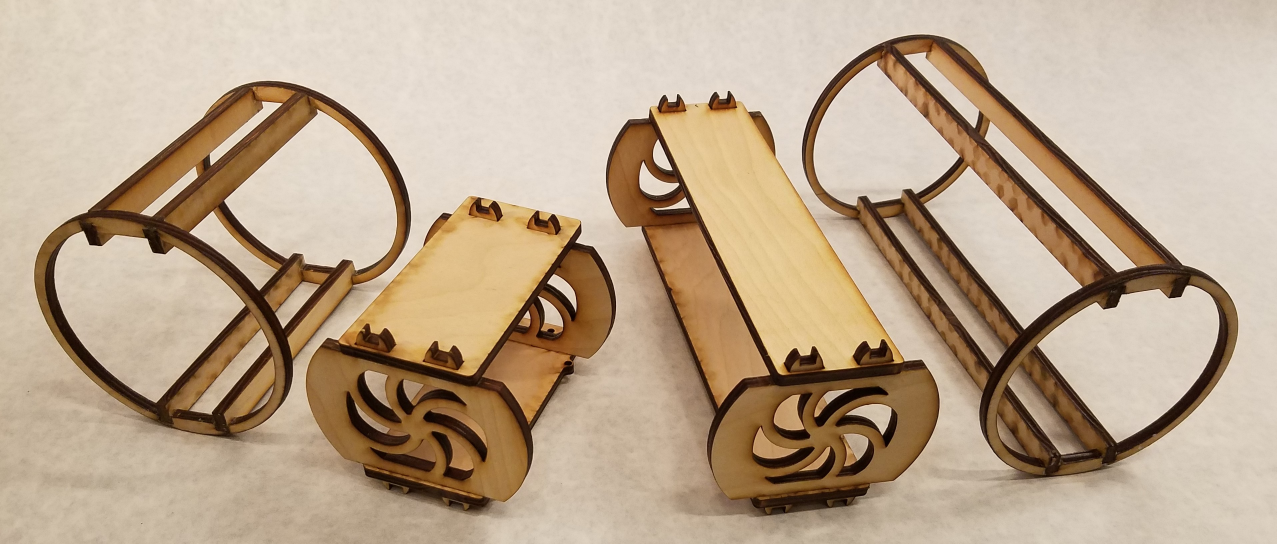
//> input picture images/01_Boards and Carriages.jpg, 3831 x 1631 px, given in place of the camera (shown at 1/3 size)
$ ./motion   (built with g++ and OpenCV 4)
//> lines starting //> are read from the running program, lines starting //| are printed output that depends on the picture; after the words box and inside, x2 and y2 are one past the last pixel; in counts of white or black regions, pixels touching at a corner belong together
#include "opencv2/highgui/highgui.hpp"
#include "opencv2/imgproc/imgproc.hpp"
#include "opencv2/imgcodecs.hpp"

#include <iostream>
#include <stdio.h>
#include <stdlib.h>
#include <typeinfo>
#include <math.h>
#include <cmath>

#include <fstream>

using namespace cv;

class Block //holds all the occupancy grid blocks
{

	public:
	bool occupied;
	Point position, diag_pos;
	int block_width;
	Point distance_range, angle_range; //actually, these are tuples. I'm just lazy in my implementation


	void initiate(int, int, int, int);
	void draw_square(Mat);
	void change_occupancy();
};

void Block::initiate(int posx, int posy, int ang, int d){
	occupied = false;
	block_width = 35;
	position = Point(posx, posy);
	diag_pos = Point(posx + block_width, posy + block_width);
	distance_range = Point(d, d+5); //Here we define ranges
	angle_range = Point(ang, ang+8); //Make note that we keep all these consistent throughout script
}

void Block::draw_square(Mat image){
	int line;
	if (occupied){
		line = -1;
	}
	else{
		line = 1;
	}
	rectangle(image, position, diag_pos, Scalar(0,244,244), line, 8, 0); //If occupied, we draw a filled in square
}

void Block::change_occupancy(){
	occupied = true;
}

//Useful range checking for later
// [8 lines left out: function range_check, not called in this run]


int main(int argc, char** argv){

	int c, key, total_max;
	//Creates matrices available for filling later
	Mat src, gray, sobel, gaussian, canny_output, eroded, overlay_color, overlay;
	Mat contours_output, eroded_raw;
	Mat previous, occupancy_grid_border;

	Mat color_img;

	//Pulls in calibration constants and assigns to variables
	std::fstream calibration_data("exp_reg.txt", std::ios_base::in);
	float A, r;

	calibration_data >> A >> r;

/*	//Scaled test video-- start at 20cm, then go up by increments of 10cm
	VideoCapture cv_cap("media/scaled_t1.webm");
	cv_cap.open("media/scaled_t1.webm");
*/

/*	//Test video of underwater footage
	VideoCapture cv_cap("media/underwater1.webm"); //previous video
	cv_cap.open("media/underwater1.webm");
*/

	//Opens USB webcam
	VideoCapture cv_cap(1);
	cv_cap.open(1);

	//We force dimensions of 640*480 for easier data processing
	cv_cap.set(CV_CAP_PROP_FRAME_WIDTH, 640);
	cv_cap.set(CV_CAP_PROP_FRAME_HEIGHT, 480);

	//Creates windows for display later
	namedWindow("original", WINDOW_NORMAL);
	namedWindow("drawing", WINDOW_NORMAL);
	namedWindow("occupancy_grid", WINDOW_NORMAL);

	//Used for dialation later
	Mat element = getStructuringElement(MORPH_CROSS, Size(5, 5), Point(2, 2));

 	int border = 20;
	bool start = true;

	for(;;) {
		color_img = cv_cap.grab();

		//Only run script if we have video
		if (cv_cap.read(color_img)){
//> color_img is the input picture: 1631 rows x 3831 cols, CV_8UC3; mean B, G, R 141.7, 166.1, 187.5
			src = color_img;

			//Changing color image to gray
			cvtColor(src, gray, CV_BGR2GRAY);
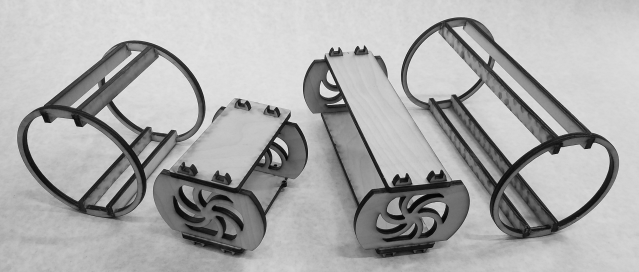
//> gray: 1631 rows x 3831 cols, CV_8UC1 (shown at 1/6 size); min 1, max 252, mean 169.7

			if (start){
				printf("Initialize\n");
				previous = gray;
				start = false;
			}

			//Sobel filter for horizontal lines, then canny to detect edges
			Sobel(gray, sobel, -1, 0, 1, 3, 1);
			GaussianBlur(sobel, gaussian, Size(5,5), 2, 2);
			Canny(gaussian, canny_output, 40, 350, 3);
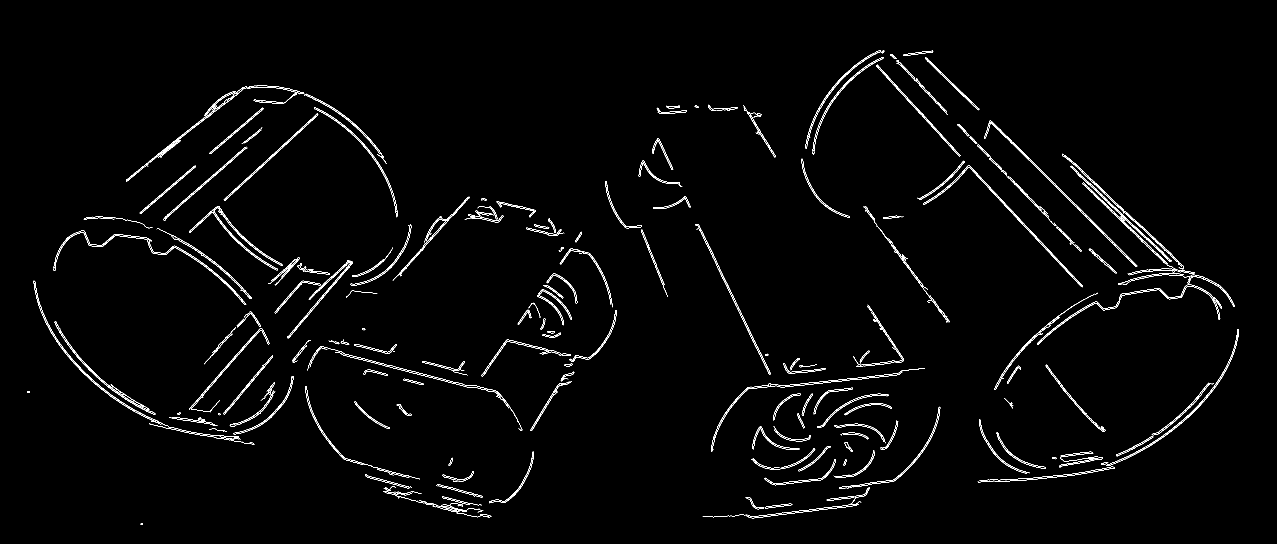
//> canny_output: 1631 rows x 3831 cols, CV_8UC1 (shown at 1/3 size); 1.3% white in thin lines or dots, all inside (x1, y1, x2, y2) = (82, 151, 3717, 1575)

			//Creating Mat to fill in lines later
			Mat drawing = Mat::zeros( canny_output.size(), CV_8UC3 );

			//Allows us to scale code to image width
			Size image_size = canny_output.size();

			//drawing stuff in occupancy grid
			Mat occupancy_grid = Mat::zeros(530, 1060, CV_8UC3 );

			std::vector<Block> grid_blocks;
			for (int x = 0; x < 30; x++){
				for (int y = 0; y < 15; y++){
					Block block;
					block.initiate(x*35, y*35, -120 + x*8, y*5); //Each block is 8 degrees by 5cm
					grid_blocks.push_back(block);
				}
			}

			//Vectors defined to hold found contours
			std::vector<std::vector<Point> > contours;
			std::vector<Vec4i> hierarchy;

			//Defined here to find countour endpoints
			int proj_x, proj_y = 0;

			//Values used to hold calculated end points of contours
			std::vector<int> values;
			std::vector<int> distance_values;

			// Find contours
			findContours( canny_output, contours, hierarchy, CV_RETR_TREE, CV_CHAIN_APPROX_SIMPLE, Point(0, 0) );
//> contours = 513 contours, 104 with area under 20; largest, box (x1, y1, x2, y2) and area: (2769, 496, 3249, 862) 2943, (101, 842, 716, 1314) 2526, (3319, 987, 3717, 1398) 2380, (2086, 672, 2312, 1123) 2074, (861, 780, 1059, 1015) 1985

  			//If we find too many contours, skips all calculations and waits
			if (contours.size() > 20){
				goto draw_previous;
			}

			// Draw contours
			for( int l = 0; l < contours.size(); l++ ){
				if(contours[l].size() > 5){
					drawContours( drawing, contours, l, Scalar(255, 255, 255), 2, 8, hierarchy, 0, Point() );
				}
			}

			//Thickens found countour lines
 			dilate(drawing, eroded_raw, element);

			cvtColor(eroded_raw, eroded, CV_BGR2GRAY);

			//Sets previous image, for skipping purposes
 			previous = eroded;

 			//Finds intensity per column
			for (int i = 0; i < eroded.cols; i++){
				for (int j = 0; j < eroded.rows; j++){
					int intensity = (int)eroded.at<uchar>(j, i);
					if (intensity > 240){
						eroded.at<uchar>(j, i) = 150;
						if (abs(j - proj_y) > 5){  //&& abs(i - proj_x) > 10

							values.push_back(proj_y); //These let us draw the end points
							values.push_back(proj_x);

							values.push_back(j);
							values.push_back(i);
						}
						proj_y = j;
						proj_x = i;
						break;
					}
					else if (i == eroded.cols - 1 && j == eroded.rows - 1){
						values.push_back(proj_y);
						values.push_back(proj_x);
					}

					else{
						eroded.at<uchar>(j, i) = 50;
					}
				}
			}

			//Brings back color to the overlay
			cvtColor(eroded, overlay_color, CV_GRAY2BGR);

			if ( values.size() > 2){
				//Draws countour enpoint lines
				for (int s = 2; s < values.size(); s +=4 ){
					line(overlay_color, Point(values[s + 1], values[s]), Point(values[s + 1], image_size.height), Scalar(0,244,0), 2, 8, 0);
					line(overlay_color, Point(values[s + 3], values[s + 2]), Point(values[s + 3], image_size.height), Scalar(244,244,0), 2, 8, 0);
					line(overlay_color, Point(values[s + 1], values[s]), Point(values[s + 3], values[s + 2]), Scalar(0,244,244), 2, 8, 0);

					//d1 becomes the distance between left point and the center of image
					int mid_line = image_size.height / 2;
 					int d1 = mid_line - values[s];

					int distance_x3;
					//Pulling the constants from the calibration script
					distance_x3 = round(A * (pow(r, d1)));
					distance_values.push_back(distance_x3);

					Point bearing;
					bearing = Point((values[s + 1] - image_size.width/2), (values[s + 3] - image_size.width/2));

					//Finds bearing relative to the pixels on the image plane
					//MATH MAY BE WRONG, still have to refine this
					float bearing_left= atan2(bearing.x, d1) * (180 / CV_PI);
					float bearing_right= atan2(bearing.y, d1) * (180 / CV_PI);

					//Puts distance and bearings on the overlay screen
					char text[255];
					sprintf(text, "D1: %d cm", distance_x3);
					putText(overlay_color, text, Point(values[s + 1] + 10, values[s] + 30),
	    								FONT_HERSHEY_COMPLEX_SMALL, 0.5, Scalar(200,200,250), 1, CV_AA);

					char text2[255];
					sprintf(text2, "B: %2f, %2f", bearing_left, bearing_right);
					putText(overlay_color, text2, Point(values[s + 1] + 10, values[s] + 40),
	    								FONT_HERSHEY_COMPLEX_SMALL, 0.5, Scalar(200,200,250), 1, CV_AA);

					//Defines a range for us to fill in later
					Point curve_range;

					std::cout << bearing_left << std::endl;
					for (int i = 0; i < grid_blocks.size(); ++i){
						//Checks if distance and range are within the ranges pre-defined, if so, makes blocks yellow
						if (range_check(distance_x3, grid_blocks[i].distance_range.x, grid_blocks[i].distance_range.y) &&
								range_check(bearing_left, grid_blocks[i].angle_range.x, grid_blocks[i].angle_range.y)){
							grid_blocks[i].change_occupancy();
							curve_range.x = i;
						}

						else if (range_check(distance_x3, grid_blocks[i].distance_range.x, grid_blocks[i].distance_range.y) &&
								range_check(bearing_right, grid_blocks[i].angle_range.x, grid_blocks[i].angle_range.y)){
							grid_blocks[i].change_occupancy();
							curve_range.y = i;
						}
					}

					//We fill in the range between left and right end points of curve
					for (int g = curve_range.x; g < curve_range.y; g+=15){
						grid_blocks[g].change_occupancy();
					}

				}
			}


			//Makes border, for better visuals
 			copyMakeBorder(overlay_color, overlay, border, border, border, border, BORDER_CONSTANT, Scalar(255, 255, 255));

 			//Finds max distance
			if (!distance_values.empty()) {
				total_max = *std::min_element(distance_values.begin(), distance_values.end());
				if (total_max > 70){
					total_max = 70;
				}
			}
			else {
				total_max = 0;
			}

			//Prints max distance
			char text1[255];
			sprintf(text1, "Closest %d cm", total_max);
			putText(overlay, text1, Point(image_size.width -150, border+20),
    			FONT_HERSHEY_COMPLEX_SMALL, 0.8, Scalar(200,200,250), 1, CV_AA);

			//We skip to here if > 20 contours are found
			draw_previous:

			//Draws the occupancy grid
			for (int k = 0; k < grid_blocks.size(); k++){
				grid_blocks[k].draw_square(occupancy_grid);
			}
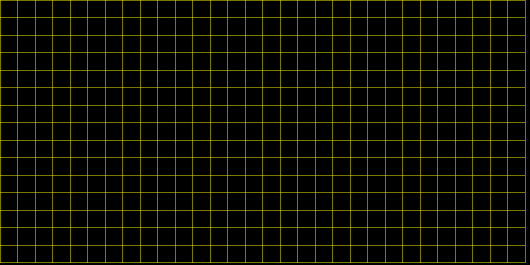
//> occupancy_grid: 530 rows x 1060 cols, CV_8UC3 (shown at 1/2 size); mean B, G, R 0, 14.2, 14.2

			//Flips it, because of strange numbering conventions
			flip(occupancy_grid, occupancy_grid, 0);
			copyMakeBorder(occupancy_grid, occupancy_grid_border, border, border, border, border, BORDER_CONSTANT, Scalar(255, 255, 255));

			//Labels axis
			for (int i = 0; i < 15; i++){
				char text1[255];
				sprintf(text1, "%d", i*5);
				putText(occupancy_grid_border, text1, Point(border + 3, border - 17 + 35*(15-i)),
    				FONT_HERSHEY_COMPLEX_SMALL, 0.6, Scalar(200, 200, 0), 1, CV_AA);
			}
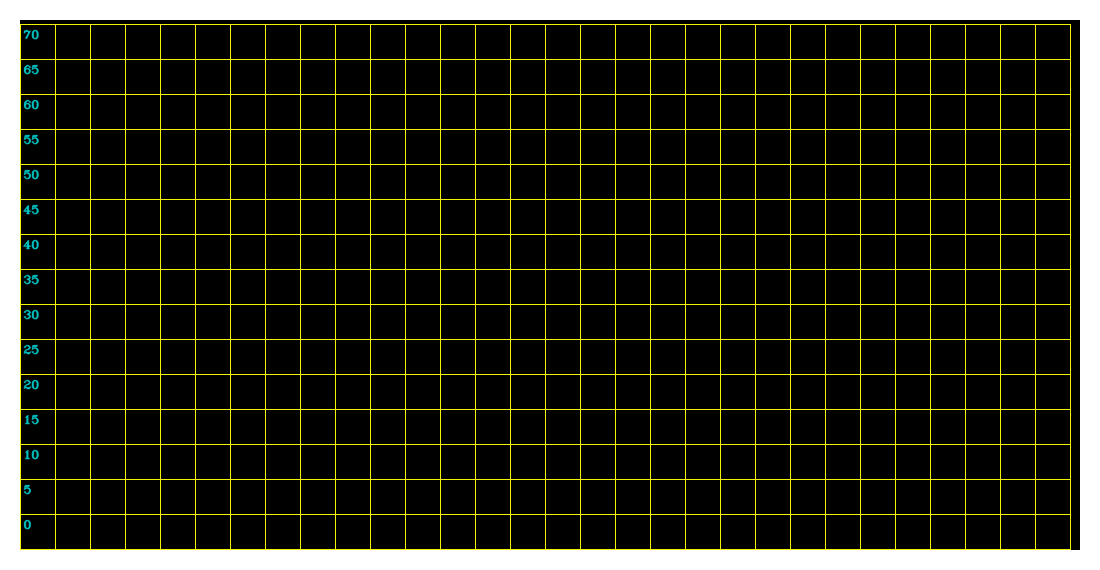
//> occupancy_grid_border: 570 rows x 1100 cols, CV_8UC3; mean B, G, R 26.8, 39.5, 39.2

			for (int i = 0; i < 30; i++){
				char text1[255];
				sprintf(text1, "%d", -120 + i*8);
				putText(occupancy_grid_border, text1, Point(border + 3 + 35*i, border+ 35*15),
    				FONT_HERSHEY_COMPLEX_SMALL, 0.6, Scalar(200,200, 0), 1, CV_AA);
			}
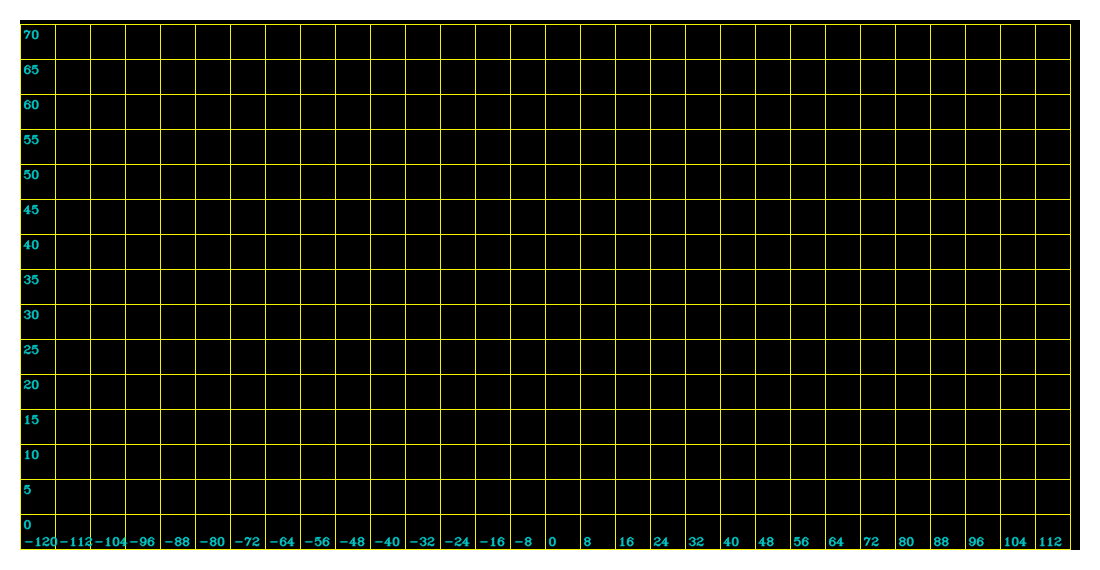
//> occupancy_grid_border: 570 rows x 1100 cols, CV_8UC3; 0.71% of pixels changed, all inside (x1, y1, x2, y2) = (24, 536, 1063, 547)
			// Show in a window
			imshow("original", src);
			if(!overlay.empty()){
				//imshow("canny edge", canny_output);
				imshow("drawing", overlay);
				imshow("occupancy_grid", occupancy_grid_border);
			}

			//Waits before drawing next image
			c = cvWaitKey(100);
//> the Esc key is pressed
			if (c == 27){
				break;
			}
		}
	}


	cv_cap.release();
	return 0;
}

$ run again, on images/02_Boards In Carriages.jpg
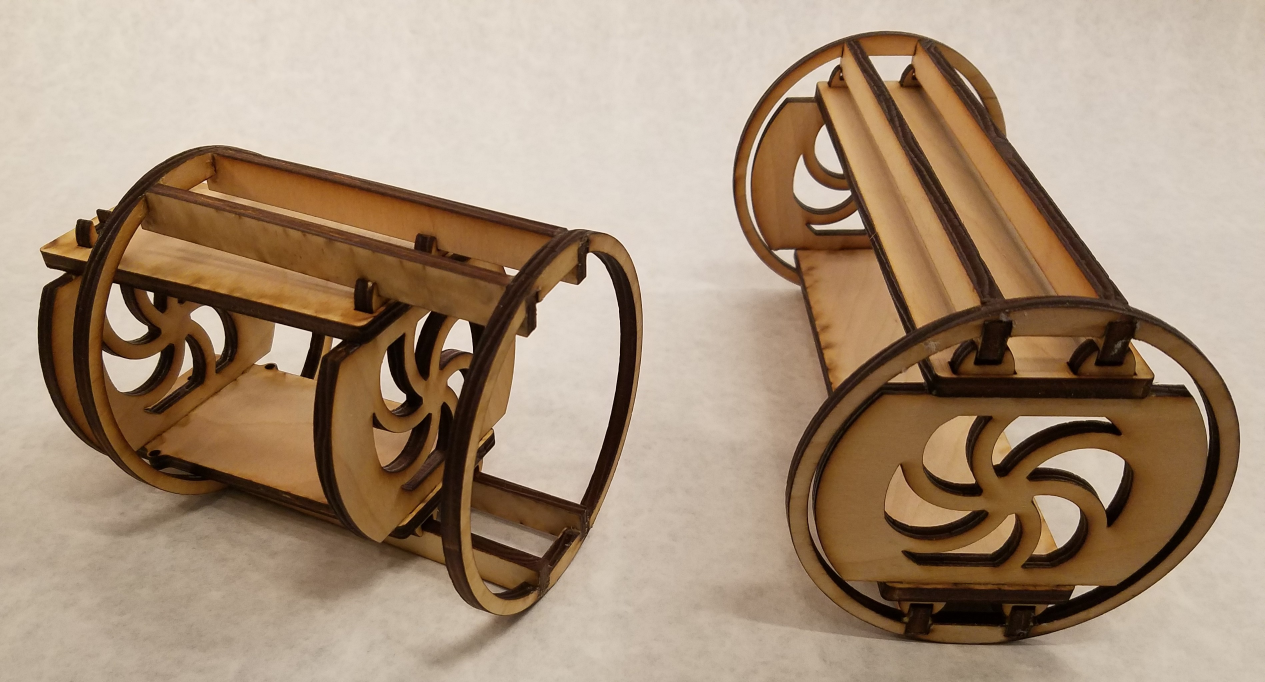
//> input picture images/02_Boards In Carriages.jpg, 3794 x 2046 px, given in place of the camera (shown at 1/3 size)
//> color_img is the input picture: 2046 rows x 3794 cols, CV_8UC3; mean B, G, R 121.6, 144.2, 166.6
//> `cvtColor(src, gray, CV_BGR2GRAY);`:
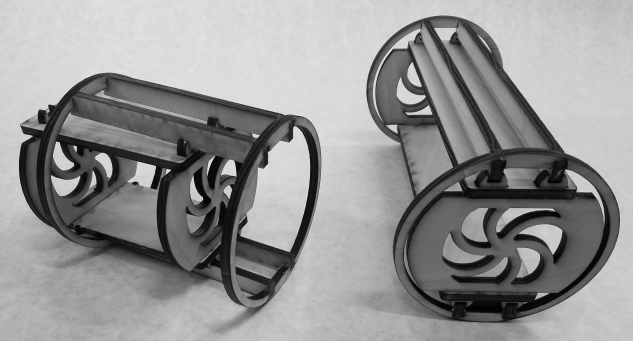
//> gray: 2046 rows x 3794 cols, CV_8UC1 (shown at 1/6 size); min 0, max 249, mean 148.4
//> `Canny(gaussian, canny_output, 40, 350, 3);`:
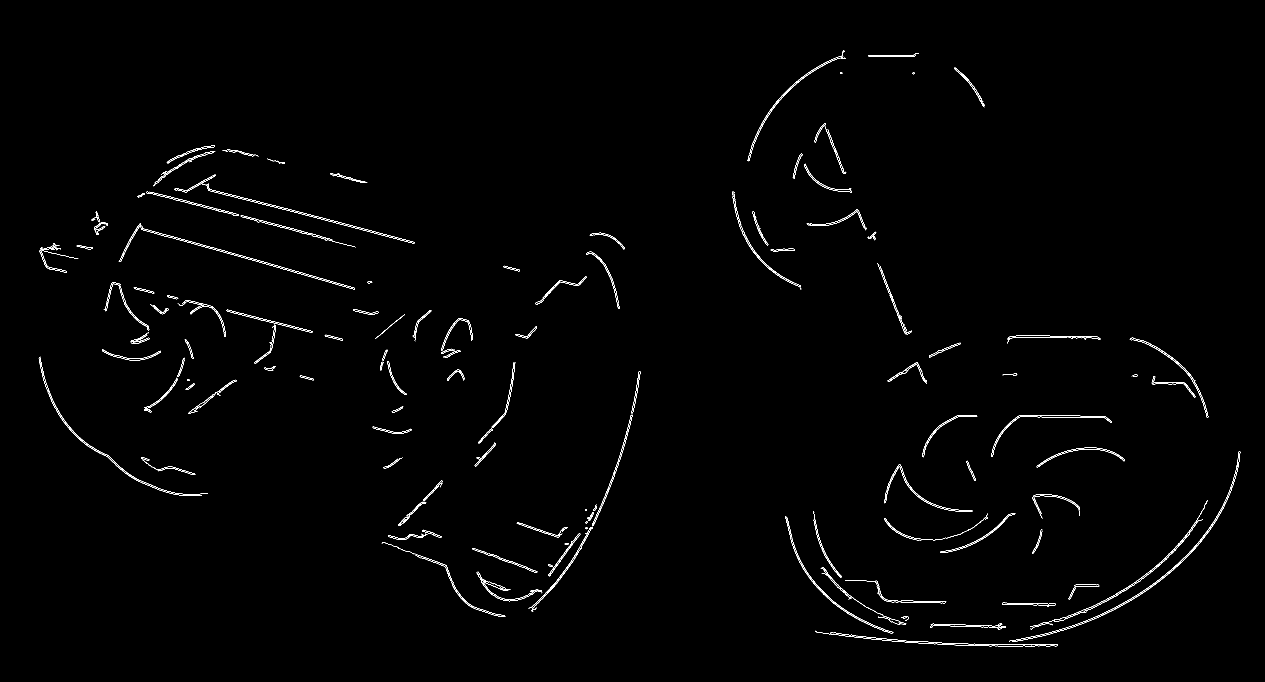
//> canny_output: 2046 rows x 3794 cols, CV_8UC1 (shown at 1/3 size); 0.63% white in thin lines or dots, all inside (x1, y1, x2, y2) = (116, 151, 3721, 1940)
//> contours = 296 contours, 71 with area under 20; largest, box (x1, y1, x2, y2) and area: (2653, 1393, 2918, 1536) 1611, (3389, 1013, 3625, 1254) 1602, (2974, 1246, 3335, 1371) 1594, (2196, 574, 2404, 869) 1575, (2993, 1246, 3335, 1315) 1434
